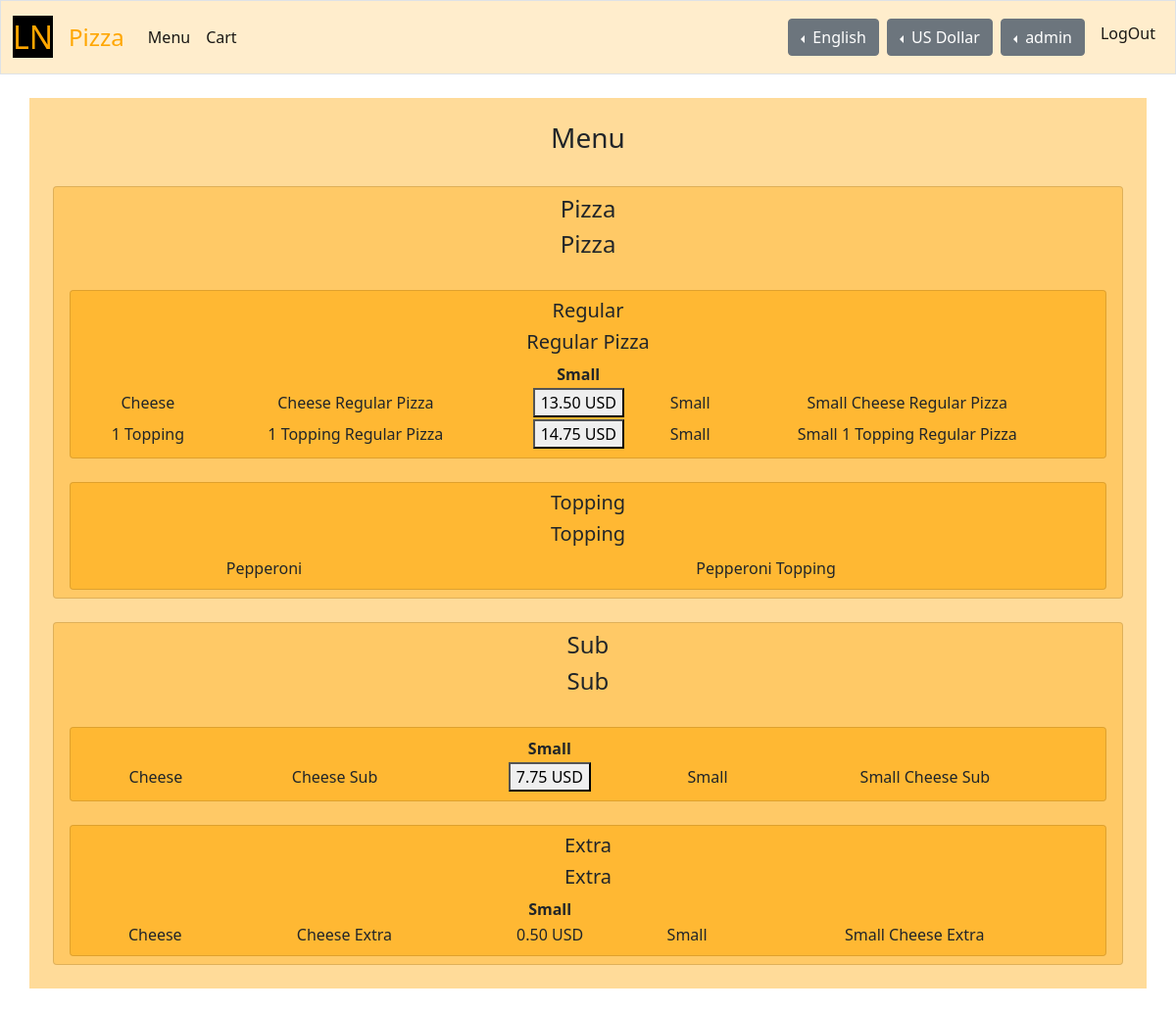
The app's page /menu (signed in) with its own data.
### texts/models.py (models this page shows, shortened)
class Phrase(models.Model):
    words = models.TextField(blank=True)
    languages = models.ManyToManyField(
        Iso_639_LanguageCode, blank=True,
        related_name='languages_Phrase_related'
    )
    translation_of = models.ForeignKey(
        'self', blank=True, null=True, on_delete=models.CASCADE,
        related_name='translation_of_Phrase_related'
    )
    def translate_to(self, language):
        origin_languages = self.languages.all().order_by('sort_number')
        if origin_languages and len(origin_languages) > 0:
            origin_language = origin_languages[0].english_name
        else:
            origin_language = None
        translated = {
            'words': self.words,
            'language': origin_language,
        }
        if not language:
            return translated
        else:
            for origin_language in origin_languages:
                if language.code == origin_language:
                    return translated
        translations = set(self.translation_of_Phrase_related.all())
        if self.translation_of:
            translations.add(self.translation_of)
        return translated
    def to_dict(self, **settings):
        dict = {}
        dict['id'] = self.id
        dict['words'] = self.words
        dict['languages'] = []
        languages = self.languages.all().order_by('sort_number')
        for language in languages:
            dict['languages'].append(language.english_name)
        dict['translation_of'] = to_dict(self.translation_of, **settings)
        if settings and settings['language']:
            language = settings['language']
        else:
            language = None
        dict['translated'] = self.translate_to(language)
        return dict

### quantities/models.py (models this page shows, shortened)
class Quantity(models.Model):
    value = models.FloatField(default=0, blank=True)
    unit = models.ForeignKey(
        Iso_4217_CurrencyCode, blank=True, null=True, on_delete=models.CASCADE,
        related_name='unit_Quantity_related'
    )
    def to_dict(self, **settings):
        dict = {}
        dict['id'] = self.id
        dict['value'] = self.value
        dict['unit'] = self.unit.alphabetic_code
        if settings and settings['currency']:
            currency = settings['currency']
        else:
            currency = None
        dict['converted'] = self.convert_currency_to(currency)
        return dict
    def convert_currency_to(self, currency):
        converted = {
            'value': self.value,
            'unit': '',
        }
        if not (self.unit and self.unit.alphabetic_code):
            return converted
        else:
            converted['unit'] = self.unit.alphabetic_code
            if not (
                currency and currency.code and
                currency.code.alphabetic_code
            ):
                return converted
            elif currency.code.alphabetic_code == self.unit.alphabetic_code:
                return converted

### currencies/models.py (models this page shows, shortened)
class Iso_4217_CurrencyCode(models.Model):
    entity = models.CharField(max_length=64)
    currency = models.CharField(max_length=64)
    alphabetic_code = models.CharField(max_length=3, blank=True)
    numeric_code = models.DecimalField(
        max_digits=3, decimal_places=0, blank=True, null=True
    )
    minor_unit = models.IntegerField(default=2, blank=True)
    sort_number = models.FloatField(default=0, blank=True)

### orders/views.py (the view)
# urls.py: path("menu", views.menu, name="menu"),
def menu(request):
    if not request.user.is_authenticated:
        return HttpResponseRedirect(reverse('index'))
    pages_basic_data = get_pages_basic_data(request)
    language = pages_basic_data['language']
    currency = pages_basic_data['currency']
    user_settings = pages_basic_data['user_settings']
    settings = pages_basic_data['settings']
    languages = pages_basic_data['languages']
    currencies = pages_basic_data['currencies']
    dishes_dict_list = to_dict_list(
        Dish.objects, 'sort_number', language=language, currency=currency
    )
    put_columns_to_dishes(dishes_dict_list)
    context = {
        'settings': settings,
        'user_settings': user_settings,
        'languages': languages,
        'currencies': currencies,
        'dishes': dishes_dict_list,
    }
    request.session['page'] = reverse('menu')
    return render(request, 'orders/menu.html', context)

### orders/templates/orders/menu.html (shortened to what this page needs)
{% extends "orders/base.html" %}
{% block main %}
    <h3>{{ settings.menu_page_header.translated.words }}</h3>
    {% for dish in dishes %}
        <ul class="list-group pt-4">
            <li class="list-group-item ln-container01">
                <h4>{{ dish.short_name.translated.words }}</h4>
                <h4>{{ dish.long_name.translated.words }}</h4>
                {% for type in dish.types %}
                    <ul class="list-group pt-4">
                        <li class="list-group-item ln-container02">
                            <h5>{{ type.short_name.translated.words }}</h5>
                            <h5>{{ type.long_name.translated.words }}</h5>
                            {% if type.flavors %}
                                <table style="width:100%">
                                    <tr>
                                        <th></th>
                                        <th></th>
                                        {% for size in type.flavors_columns.sizes %}
                                            <th>{{ size.short_name.translated.words }}</th>
                                            <th></th>
                                            <th></th>
                                        {% endfor %}
                                    </tr>
                                    {% for flavor in type.flavors %}
                                        <tr>
                                            <td>{{ flavor.short_name.translated.words }}</td>
                                            <td>{{ flavor.long_name.translated.words }}</td>
                                            {% for size in flavor.size_columns %}
                                                {% if size %}
                                                    <td>
                                                        <form action="{% url 'put_order' %}" method="post">
                                                            <button type="submit" name="submit" value="dec-size-count">
                                                                {{ size.quantity.converted.value|floatformat:2 }} {{ size.quantity.converted.unit }}
                                                            </button>
                                                        </form>
                                                    </td>
                                                    <td>{{ size.short_name.translated.words }}</td>
                                                    <td>{{ size.long_name.translated.words }}</td>
                                                {% else %}
                                                    <td></td>
                                                    <td></td>
                                                    <td></td>
                                                {% endif %}
                                            {% endfor %}
                                        </tr>
                                    {% endfor %}
                                </table>
                            {% endif %}
                        </li>
                    </ul>
                {% endfor %}
                {% if dish.flavors %}
                    <ul class="list-group pt-4">
                        <li class="list-group-item ln-container02">
                            {% if dish.flavors %}
                                <table style="width:100%">
                                    <tr>
                                        <th></th>
                                        <th></th>
                                        {% for size in dish.flavors_columns.sizes %}
                                            <th>{{ size.short_name.translated.words }}</th>
                                            <th></th>
                                            <th></th>
                                        {% endfor %}
                                    </tr>
                                    {% for flavor in dish.flavors %}
                                        <tr>
                                            <td>{{ flavor.short_name.translated.words }}</td>
                                            <td>{{ flavor.long_name.translated.words }}</td>
                                            {% for size in flavor.sizes %}
                                            <td>
                                                <form action="{% url 'put_order' %}" method="post">
                                                    <button type="submit" name="submit" value="dec-size-count">
                                                        {{ size.quantity.converted.value|floatformat:2 }} {{ size.quantity.converted.unit }}
                                                    </button>
                                                </form>
                                            </td>
                                                <td>{{ size.short_name.translated.words }}</td>
                                                <td>{{ size.long_name.translated.words }}</td>
                                            {% endfor %}
                                        </tr>
                                    {% endfor %}
                                </table>
                            {% endif %}
                        </li>
                    </ul>
                {% endif %}
                {% for adding in dish.addings %}
                    <ul class="list-group pt-4">
                        <li class="list-group-item ln-container02">
                            <h5>{{ adding.short_name.translated.words }}</h5>
                            <h5>{{ adding.long_name.translated.words }}</h5>
                            {% if adding.flavors %}
                                <table style="width:100%">
                                    <tr>
                                        <th></th>
                                        <th></th>
                                        {% for size in adding.flavors_columns.sizes %}
                                            <th>{{ size.short_name.translated.words }}</th>
                                            <th></th>
                                            <th></th>
                                        {% endfor %}
                                    </tr>
                                    {% for flavor in adding.flavors %}
                                        <tr>
                                            <td>{{ flavor.short_name.translated.words }}</td>
                                            <td>{{ flavor.long_name.translated.words }}</td>
                                            {% for size in flavor.sizes %}
                                            <td>{{ size.quantity.converted.value|floatformat:2 }} {{ size.quantity.converted.unit }}</td>
                                            <td>{{ size.short_name.translated.words }}</td>
                                            <td>{{ size.long_name.translated.words }}</td>
                                            {% endfor %}
                                        </tr>
                                    {% endfor %}
                                </table>
                            {% endif %}
                        </li>
                    </ul>
                {% endfor %}
            </li>
        </ul>
    {% empty %}
        <h4>{{ settings.pages_no_items_header.translated.words }}</h4>
    {% endfor %}
{% endblock %}

### orders/templates/orders/base.html (shortened to what this page needs)
{% extends "orders/ln/ln-base.html" %}
{% load static %}
{% block product_head %}
    <link href="{% static 'orders/styles/style.css' %}" rel="stylesheet">
{% endblock %}
{% block product_navbar %}
    <div class="collapse navbar-collapse" id="navbarSupportedContent">
        {% if user.is_authenticated %}
        <ul class="navbar-nav me-auto mb-2 mb-lg-0">
            <li class="nav-item">
                <a class="nav-link active" aria-current="page" href="{% url 'menu' %}">Menu</a>
            </li>
            <li class="nav-item">
                <a class="nav-link active" aria-current="page" href="{% url 'cart' %}">Cart</a>
            </li>
        </ul>
        <div class="dropstart me-2">
            <button class="btn btn-secondary dropdown-toggle" type="button" id="dropdownMenuButton1" data-bs-toggle="dropdown" aria-expanded="false">
                {{ user_settings.language.name.words }}
            </button>
        </div>
        <div class="dropstart me-2">
            <button class="btn btn-secondary dropdown-toggle" type="button" id="dropdownMenuButton2" data-bs-toggle="dropdown" aria-expanded="false">
                {{ user_settings.currency.name.translated.words }}
            </button>
        </div>
        <div class="dropstart me-2">
                <button class="btn btn-secondary dropdown-toggle" type="button" id="dropdownMenuButton3" data-bs-toggle="dropdown" aria-expanded="false">
                    {{ user.username }}
                </button>
            </div>
            <ul class="navbar-nav mb-2">
                <li class="nav-item">
                    <a class="nav-link active" aria-current="page" href="{% url 'logout' %}">LogOut</a>
                </li>
            </ul>
        {% endif %}
    </div>
{% endblock %}
{% block product_name %}
    {{ settings.product_name.translated.words }}
{% endblock %}
{% block product_main %}
    <main class="container p-4 my-4 ln-container00">
        {% block main %}
        {% endblock %}
    </main>
{% endblock %}

### orders/templates/orders/ln/ln-base.html (shortened to what this page needs)
{% load static %}
<!DOCTYPE html>
<html lang="en">
    <head>
        <link href="https://cdn.jsdelivr.net/npm/bootstrap@5.0.1/dist/css/bootstrap.min.css" rel="stylesheet">
        <link href="{% static 'orders/styles/ln/ln-style.css' %}" rel="stylesheet">
        {% block product_head %}
        {% endblock %}
    </head>
    <body>
        <nav class="navbar navbar-expand-md navbar-light ln-navbar border">
            <div class="container-fluid">
                <a class="navbar-brand" href="/"><span class="ln-brand-name">LN</span></a>
                <a class="navbar-brand" href="/"><span class="ln-product-name ln-brand-color">{% block product_name %}{% endblock %}</span></a>
                {% block product_navbar %}
                {% endblock %}
            </div>
       </nav>
       {% block product_main %}
       {% endblock %}
    </body>
</html>

### records on screen
Phrase: product_name.translated.words "Pizza", short_name.translated.words "Pizza", long_name.translated.words "Pizza"
Phrase: language.name.words "English"
Phrase: currency.name.translated.words "US Dollar"
Phrase: menu_page_header.translated.words "Menu"
Phrase: short_name.translated.words "Regular"
Phrase: long_name.translated.words "Regular Pizza"
Phrase: short_name.translated.words "Small", short_name.translated.words "Small" "Small", short_name.translated.words "Small", short_name.translated.words "Small", short_name.translated.words "Small", short_name.translated.words "Small"
Phrase: short_name.translated.words "Cheese", short_name.translated.words "Cheese", short_name.translated.words "Cheese"
Phrase: long_name.translated.words "Cheese Regular Pizza"
Quantity: quantity.converted.value "13.50"
Iso_4217_CurrencyCode: quantity.converted.unit "USD" "USD", quantity.converted.unit "USD", quantity.converted.unit "USD"
Phrase: long_name.translated.words "Small Cheese Regular Pizza"
Phrase: short_name.translated.words "1 Topping"
Phrase: long_name.translated.words "1 Topping Regular Pizza"
Quantity: quantity.converted.value "14.75"
Phrase: long_name.translated.words "Small 1 Topping Regular Pizza"
Phrase: short_name.translated.words "Topping", long_name.translated.words "Topping"
Phrase: short_name.translated.words "Pepperoni"
Phrase: long_name.translated.words "Pepperoni Topping"
Phrase: short_name.translated.words "Sub", long_name.translated.words "Sub"
Phrase: long_name.translated.words "Cheese Sub"
Quantity: quantity.converted.value "7.75"
Phrase: long_name.translated.words "Small Cheese Sub"
Phrase: short_name.translated.words "Extra", long_name.translated.words "Extra"
Phrase: long_name.translated.words "Cheese Extra"
Quantity: quantity.converted.value "0.50"
Phrase: long_name.translated.words "Small Cheese Extra"

### other values on screen
{{ user.username }} "admin"
